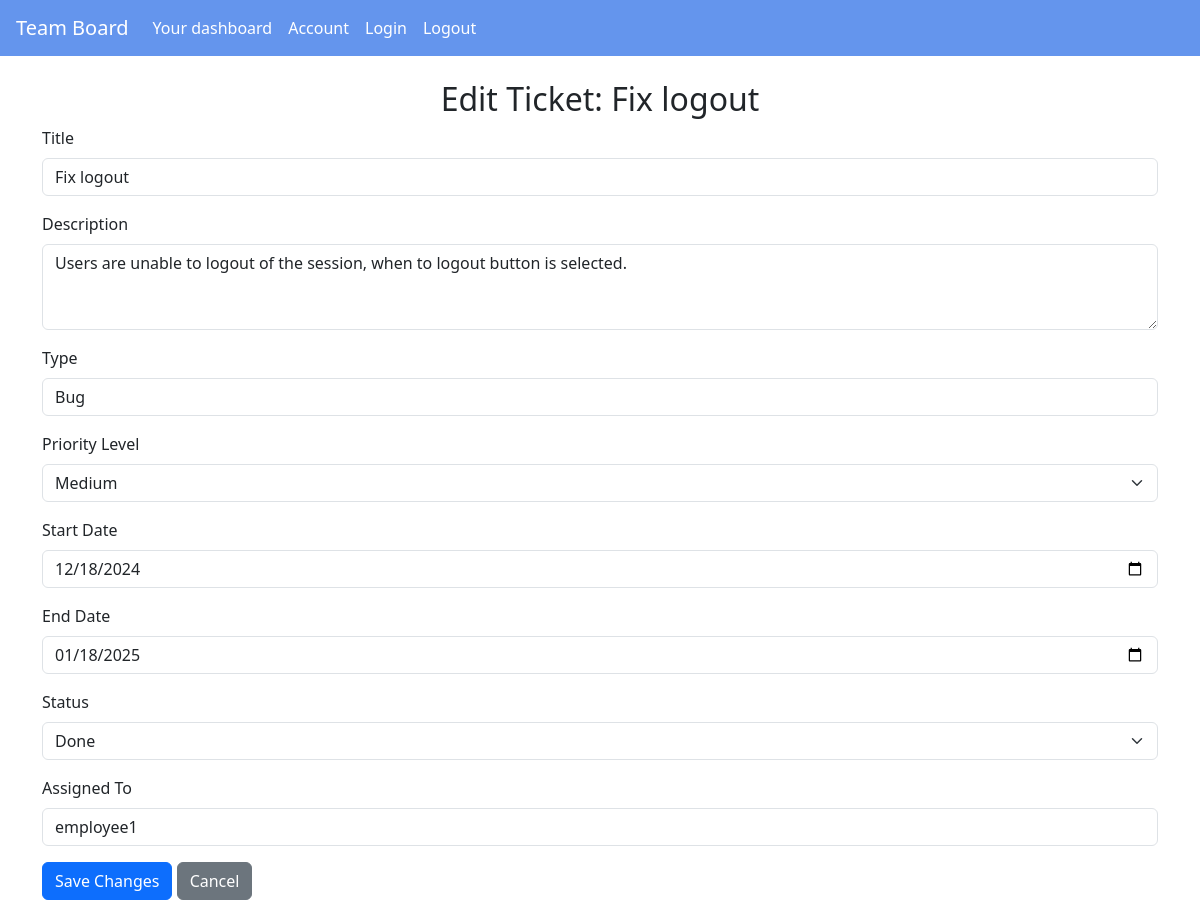
Screenshot of /tickets/edit/1 (signed in) with the database file from the repository.
### app/models.py (models this page shows, shortened)
class Ticket(db.Model):
    id = db.Column(db.Integer, primary_key=True)
    title = db.Column(db.String(80), nullable=False)
    type_of_ticket = db.Column(db.String(80), nullable=False)
    priority_level = db.Column(db.String(80), nullable=False)
    start_date = db.Column(db.Date, nullable=False)
    end_date = db.Column(db.Date, nullable=False)
    status = db.Column(db.String(20), default='To DO', nullable=False)
    description = db.Column(db.Text, nullable=False)
    assigned_to = db.Column(db.Integer, db.ForeignKey('user.id'), nullable=True)
    tickets_assigned = db.relationship('User', backref='tickets', lazy=True)

class User(db.Model, UserMixin):
    id = db.Column(db.Integer, primary_key=True)
    username = db.Column(db.String(80), unique=True, nullable=False)
    password_hash = db.Column(db.String(128), nullable=False)
    role = db.Column(db.String(80), nullable=False, default='employee') # is the user 'manager' or 'employee'

### app/routes.py (the view, shortened to what this page needs)
@app_routes.route('/tickets/edit/<int:id>', methods=['GET', 'POST'])
@login_required
def edit_ticket(id):
    ticket = Ticket.query.get(id)
    if current_user.role != 'manager':
        flash("You do not have permission to edit tickets.", "danger")
        return redirect(url_for('routes.ticket_details', id=id))
    return render_template('edit_ticket.html', ticket=ticket)

### app/__init__.py (called while the page is built)
def create_app():
    app = Flask(__name__)
    app.secret_key = 'your_secret_key'
    app.config.from_object('config.Config')
    login_manager.init_app(app)
    bcrypt.init_app(app)
    db.init_app(app)
    migrate = Migrate(app, db)
    login_manager.login_view = 'routes.login'
    @login_manager.user_loader
    def load_user(user_id):
        return User.query.get(int(user_id))
    from .routes import app_routes
    app.register_blueprint(app_routes)
    with app.app_context():
        db.drop_all()
        db.create_all()
        seed_data()
    return app

### app/templates/edit_ticket.html (shortened to what this page needs)
{% extends "base.html" %}
{% block content %}
<div class="container">
    <h2 class="text-center mt-4">Edit Ticket: {{ ticket.title }}</h2>
    <form method="POST" action="{{ url_for('routes.edit_ticket', id=ticket.id) }}">
        <div class="mb-3">
            <label for="title" class="form-label">Title</label>
            <input type="text" class="form-control" id="title" name="title" value="{{ ticket.title }}" required>
        </div>
        <div class="mb-3">
            <label for="description" class="form-label">Description</label>
            <textarea class="form-control" id="description" name="description" rows="3" required>{{ ticket.description }}</textarea>
        </div>
        <div class="mb-3">
            <label for="type_of_ticket" class="form-label">Type</label>
            <input type="text" class="form-control" id="type_of_ticket" name="type_of_ticket" value="{{ ticket.type_of_ticket }}" required>
        </div>
        <div class="mb-3">
            <label for="priority_level" class="form-label">Priority Level</label>
            <select class="form-select" id="priority_level" name="priority_level" required>
                <option value="Medium" {% if ticket.priority_level == "Medium" %}selected{% endif %}>Medium</option>
            </select>
        </div>
        <div class="mb-3">
            <label for="start_date" class="form-label">Start Date</label>
            <input type="date" class="form-control" id="start_date" name="start_date" value="{{ ticket.start_date }}">
        </div>
        <div class="mb-3">
            <label for="end_date" class="form-label">End Date</label>
            <input type="date" class="form-control" id="end_date" name="end_date" value="{{ ticket.end_date }}">
        </div>
        <div class="mb-3">
            <label for="status" class="form-label">Status</label>
            <select class="form-select" id="status" name="status">
                <option value="Done" {% if ticket.status == "Done" %}selected{% endif %}>Done</option>
            </select>
        </div>
        <div class="mb-3">
            <label for="assigned_to" class="form-label">Assigned To</label>
            <input type="text" class="form-control" id="assigned_to" name="assigned_to" value="{{ ticket.tickets_assigned.username if ticket.tickets_assigned else 'Unassigned' }}">
        </div>
        <button type="submit" class="btn btn-primary">Save Changes</button>
        <a href="{{ url_for('routes.ticket_details', id=ticket.id) }}" class="btn btn-secondary">Cancel</a>
    </form>
</div>
{% endblock %}

### app/static/css/styles.css (style rules this page uses)
body { background-color: #f8f9fa; font-family: 'Arial', sans-serif; }
.container { margin-top: 20px; }
.btn-primary { background-color: #007bff; border-color: #007bff; }

### rows the page displays
Ticket: title "Fix logout", description "Users are unable to logout of the session, when to logout button is selected.", type_of_ticket "Bug", priority_level "Medium", start_date "12/18/2024", end_date "01/18/2025", status "Done"
User: assigned_to "employee1"
